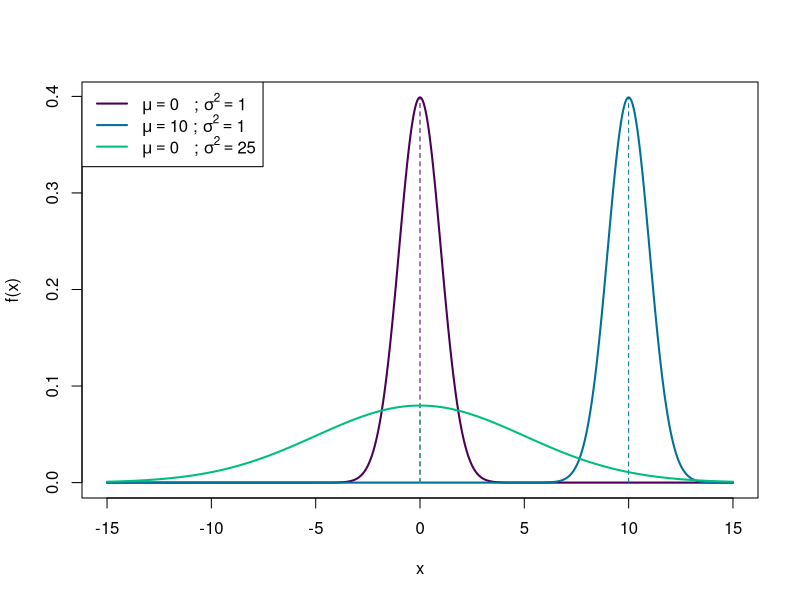
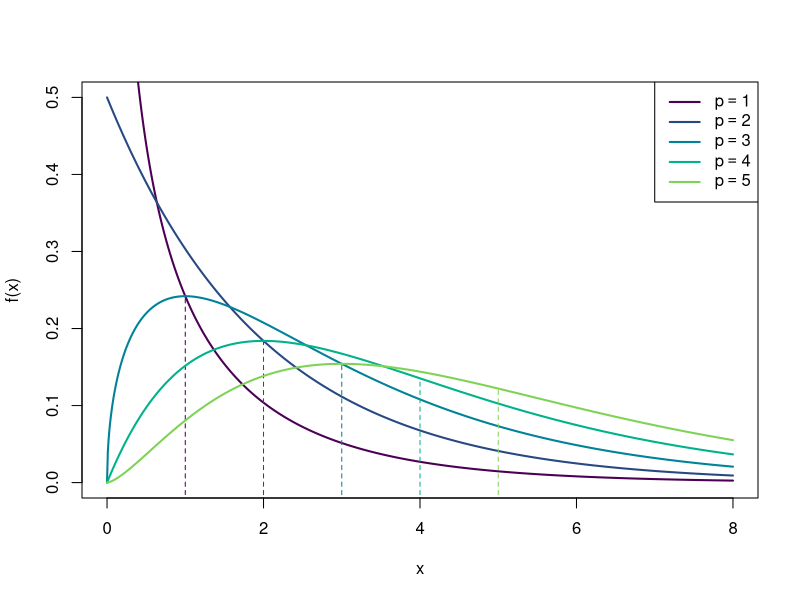
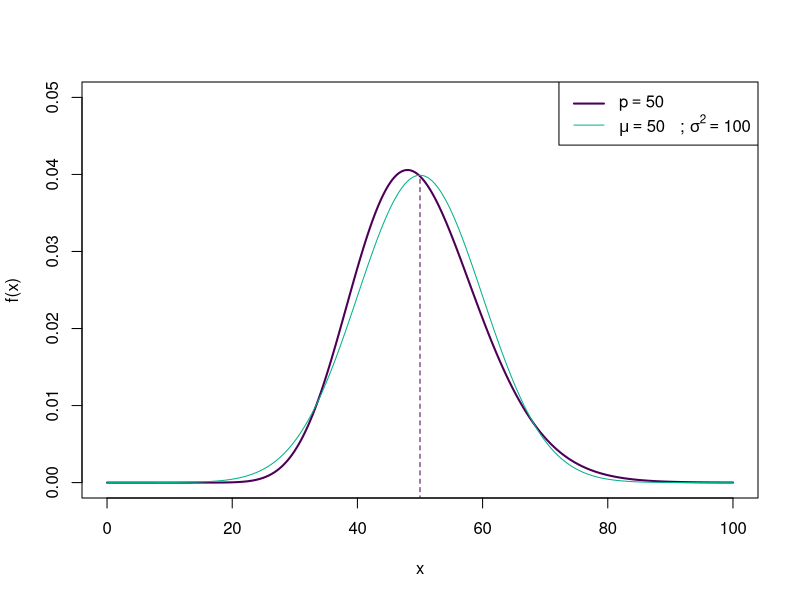
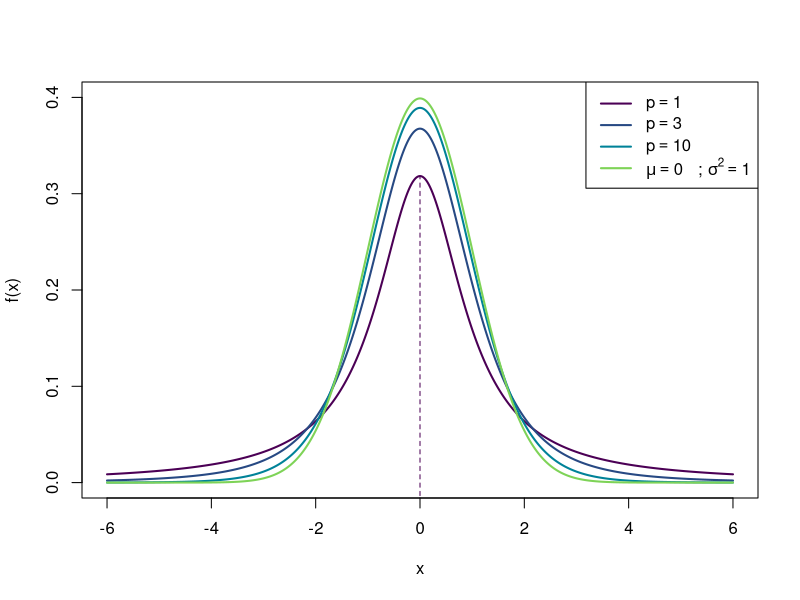
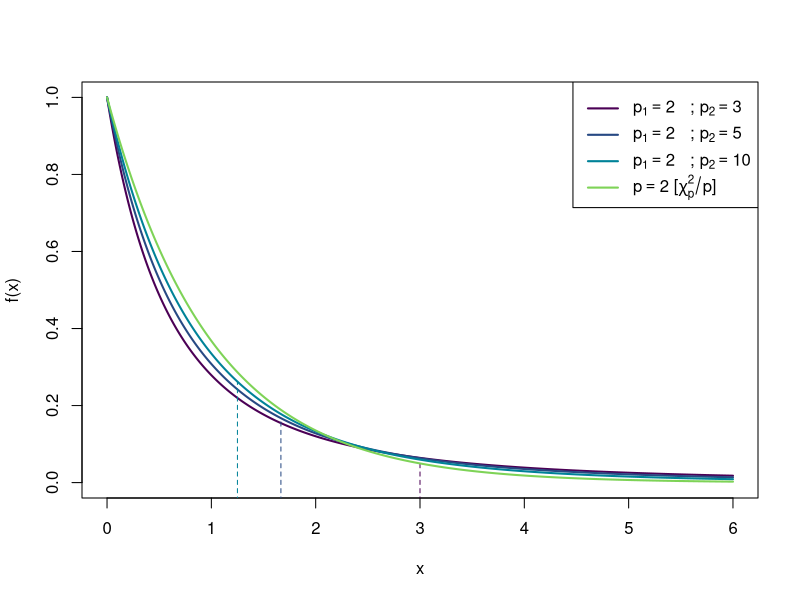

Reproduce these figures in R, in order.
## ---- chunk 1
knitr::opts_chunk$set(echo = TRUE)
## ---- chunk 2
x <- -1500:1500 / 100
ccc <- hcl.colors(4)
# Normal
mu <- 0; sigma2 <- 1
plot(x, dnorm(x, mu, sigma2), type = "l", ylab = "f(x)", col = ccc[1], lwd = 2)
segments(x0 = 0, y0 = 0, x1 = 0, y1 = dnorm(mu, mu, sigma2), lty = 2, col = ccc[1])
# mean
mu <- 10; sigma2 <- 1
lines(x, dnorm(x, mu, sigma2), col = ccc[2], lwd = 2)
segments(x0 = mu, y0 = 0, x1 = mu, y1 = dnorm(mu, mu, sigma2), lty = 2, col = ccc[2])
# variance
mu <- 0; sigma2 <- 5
lines(x, dnorm(x, mu, sigma2), col = ccc[3], lwd = 2)
segments(x0 = mu, y0 = 0, x1 = mu, y1 = dnorm(mu, mu, sigma2), lty = 2, col = ccc[3])
# legend
legend("topleft",
       c(expression(paste(mu == 0, "   ; ", sigma^2 == 1)),
         expression(paste(mu == 10, " ; ", sigma^2 == 1)),
         expression(paste(mu == 0, "   ; ", sigma^2 == 25))),
       col = ccc,
       lwd = 2, lty = 1)
## ---- chunk 3
help(dnorm)
## ---- chunk 4
x <- 0:800 / 100
ccc <- hcl.colors(6)
# 1
p <- 1
plot(x, dchisq(x, p), type = "l", ylab = "f(x)", ylim = c(0, 0.5), col = ccc[1], lwd = 2)
segments(x0 = p, y0 = -1, x1 = p, y1 = dchisq(p, p), lty = 2, col = ccc[1])
# 2 - 5
for (p in 2:5) {
  lines(x, dchisq(x, p), col = ccc[p], lwd = 2)
  segments(x0 = p, y0 = -1, x1 = p, y1 = dchisq(p, p), lty = 2, col = ccc[p])
}
# legend
legend("topright",
       c(expression(p == 1), expression(p == 2), expression(p == 3), expression(p == 4), expression(p == 5)),
       col = ccc,
       lwd = 2, lty = 1)
## ---- chunk 5
x <- 0:10000 / 100
# 50
p <- 50
plot(x, dchisq(x, p), type = "l", ylab = "f(x)", ylim = c(0, 0.05), col = ccc[1], lwd = 2)
segments(x0 = p, y0 = -1, x1 = p, y1 = dchisq(p, p), lty = 2, col = ccc[1])
# normal
mu <- p; sigma2 <- sqrt(2*p)
lines(x, dnorm(x, mu, sigma2), col = ccc[4])
# legend
legend("topright",
       c(expression(p == 50),
         expression(paste(mu == 50, "   ; ", sigma^2 == 100))),
       col = ccc[c(1, 4)],
       lwd = c(2, 1), lty = 1)
## ---- chunk 6
help(dchisq)
## ---- chunk 7
x <- -600:600 / 100
ccc <- hcl.colors(6)
# 1
p <- 1
plot(x, dt(x, p), type = "l", ylab = "f(x)", ylim = c(0, 0.4), col = ccc[1], lwd = 2)
segments(x0 = 0, y0 = -1, x1 = 0, y1 = dt(0, p), lty = 2, col = ccc[1])
# 2 - 5
k <- 1
for (p in c(3, 10)) {
  k <- k + 1
  lines(x, dt(x, p), col = ccc[k], lwd = 2)
}
# normal
mu <- 0; sigma2 <- 1
lines(x, dnorm(x, mu, sigma2), col = ccc[5], lwd = 2)
# legend
legend("topright",
       c(expression(p == 1), expression(p == 3), expression(p == 10),
         expression(paste(mu == 0, "   ; ", sigma^2 == 1))),
       col = ccc[c(1:k, 5)],
       lwd = 2, lty = 1)
## ---- chunk 8
help(dt)
## ---- chunk 9
x <- 0:600 / 100
ccc <- hcl.colors(6)
# 1
p1 <- 2
p <- 3
plot(x, df(x, p1, p), type = "l", ylab = "f(x)", ylim = c(0, 1), col = ccc[1], lwd = 2)
segments(x0 = p/(p-2), y0 = -1, x1 = p/(p-2), y1 = df(p/(p-2), p1, p), lty = 2, col = ccc[1])
# 2 - 5
k <- 1
for (p in c(5, 10)) {
  k <- k + 1
  lines(x, df(x, p1, p), col = ccc[k], lwd = 2)
  segments(x0 = p/(p-2), y0 = -1, x1 = p/(p-2), y1 = df(p/(p-2), p1, p), lty = 2, col = ccc[k])
}
# normal
lines(x, 2 * dchisq(2 * x, p1), col = ccc[5], lwd = 2)
# legend
legend("topright",
       c(expression(paste(p[1] == 2, "   ; ", p[2] == 3)),
         expression(paste(p[1] == 2, "   ; ", p[2] == 5)),
         expression(paste(p[1] == 2, "   ; ", p[2] == 10)),
         expression(paste(p == 2, " [", chi[p]^2 / p, "]"))),
       col = ccc[c(1:k, 5)],
       lwd = 2, lty = 1)
## ---- chunk 10
help(df)
